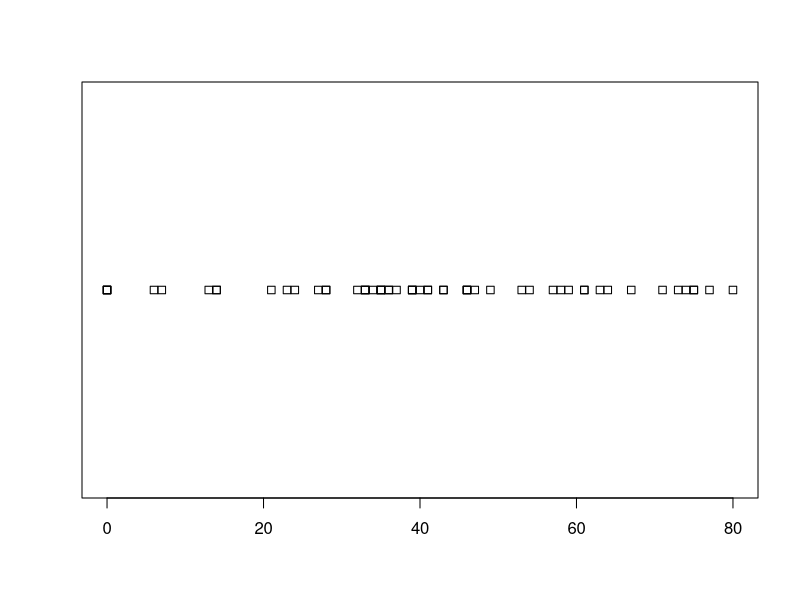
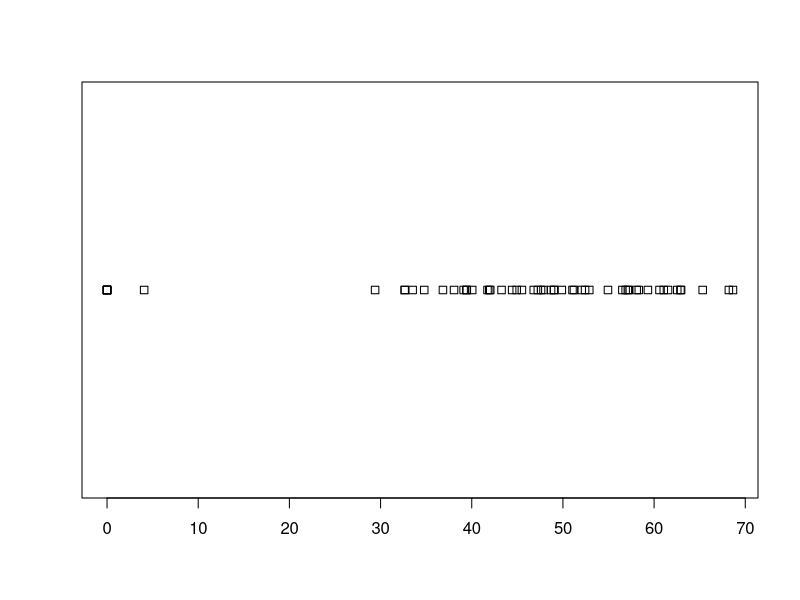
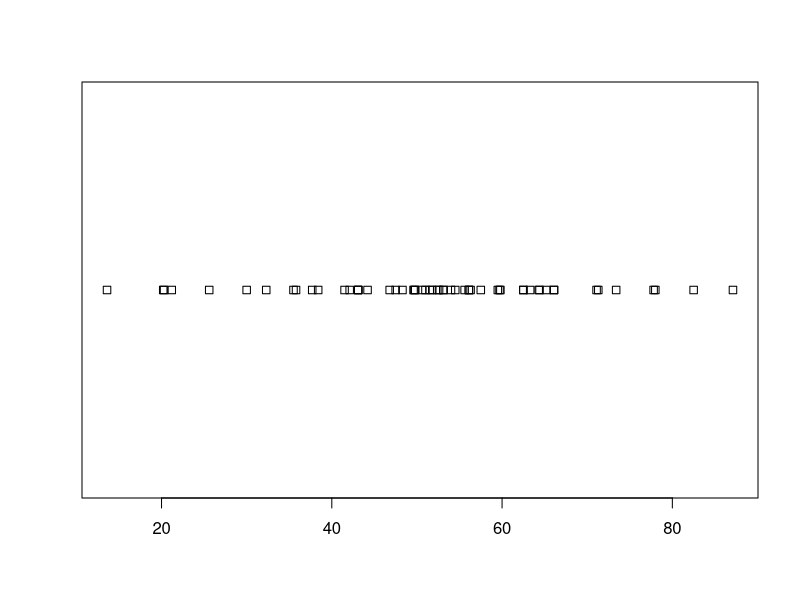
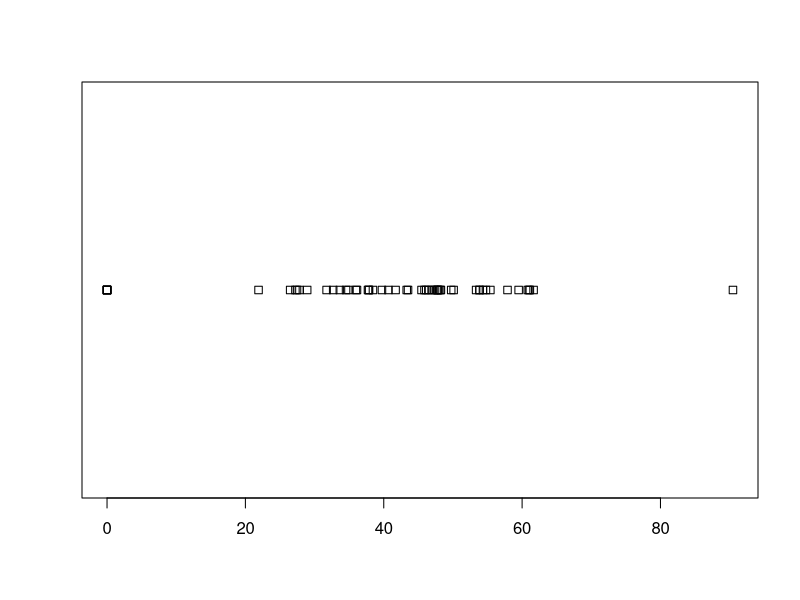

The R script that drew these images, in order:
# Set work environment
setwd("C:\\Users\\Mina\\Desktop\\Data Project")

# Reading datasets
primaries <- read.csv("primaries.csv", header = TRUE, as.is = TRUE)
election <- read.csv("election.csv", header = TRUE, as.is = TRUE)

# Overview of datasets
str(primaries)
str(election)

# Summary of datasets
summary(primaries)
summary(election)

# R reads the % as strings - this will change the strings into numbers without the percentage symbol
primaries$Donald.Trump = as.numeric(sub("%", "", primaries$Donald.Trump))
primaries$Hillary.Clinton = as.numeric(sub("%", "", primaries$Hillary.Clinton))
election$Donald.Trump = as.numeric(sub("%", "", election$Donald.Trump))
election$Hillary.Clinton = as.numeric(sub("%", "", election$Hillary.Clinton))

# Creating Subsets for primaries
Trump_primaries <- subset(primaries,select=c("Donald.Trump"))
Hillary_primaries <- subset(primaries,select=c("Hillary.Clinton"))

# Creating Subsets for election
Trump_election <- subset(election,select=c("Donald.Trump"))
Hillary_election <- subset(election,select=c("Hillary.Clinton"))

# Checking the dimensions of the data frames
dim(Trump_primaries)
dim(Trump_election)
dim(Hillary_primaries)
dim(Hillary_election)

# Storing Alpha value in object x
x <- 0.05

# Trump (paired) t-test ------------------------------------------------------------------------

# Plotting Trump's primary and election results
plot(Trump_primaries)
plot(Trump_election)

# Subtracting Trumps election results from his primary - storing values in td
td <- as.numeric(gsub('%','',Trump_primaries[,"Donald.Trump"])) - as.numeric(gsub('%','',Trump_election[,"Donald.Trump"]))

# Retrieving td to the power of 2  - storing values in tdsq
tdsq <- td^2

# Calculating the sum of td and tdsq
std <- sum(td)
stdsq <- sum(tdsq)

# Finding N of tdsq
tn <- NROW(tdsq) # The NROW() function is being used instead of nrow() because the object is a vectoer

# Getting Degree of freedom | Subtracting 1 from n - storing value in tn1
tdf <- tn - 1

# Multiplying N by the sum of tds | subtracting std to the power of 2 - storing result in object
tcal1 <- (tn * stdsq) - (std)^2

# Dividing the previous result to N-1
tcal2 <- tcal1 / tdf

# Getting the Square Root of the last result
tcal2_sqrt <- sqrt(tcal2)

# Dividing the sum of td with previous result and storing the value in object 
trump_tstat <- std / tcal2_sqrt

# Correlation result
cor.test(Trump_primaries[,"Donald.Trump"], Trump_election[,"Donald.Trump"])

# Hillary (paired) t-test ------------------------------------------------------------------------

# Plotting Hillary's primary and election results
plot(Hillary_primaries)
plot(Hillary_election)

# Subtracting Hillarys election results from her primary - storing values in hd
hd <- as.numeric(gsub('%','',Hillary_primaries[,"Hillary.Clinton"])) - as.numeric(gsub('%','',Hillary_election[,"Hillary.Clinton"]))

# Retrieving the hd to the power of 2 - storing values in hdsq
hdsq <- hd^2

# Calculating the sum of hd and hdsq
shd <- sum(hd)
shdsq <- sum(hdsq)

# Finding N of tdsq
hn <- NROW(hdsq) # The NROW() function is being used instead of nrow() because the object is a vectoer

# Getting Degree of freedom | Subtracting 1 from n - storing value in hn1
hdf <- hn - 1

# Multiplying N by the sum of hds | subtracting shd to the power of 2 - storing result in object
hcal1 <- (hn * shdsq) - (shd)^2

# Dividing the previous result to N-1
hcal2 <- hcal1 / hdf

# Getting the Square Root of the last result
hcal2_sqrt <- sqrt(hcal2)

# Dividing the sum of hd with previous result and storing the value in object 
hillary_tstat <- shd / hcal2_sqrt

# Correlation result
cor.test(Hillary_primaries[,"Hillary.Clinton"], Hillary_election[,"Hillary.Clinton"])